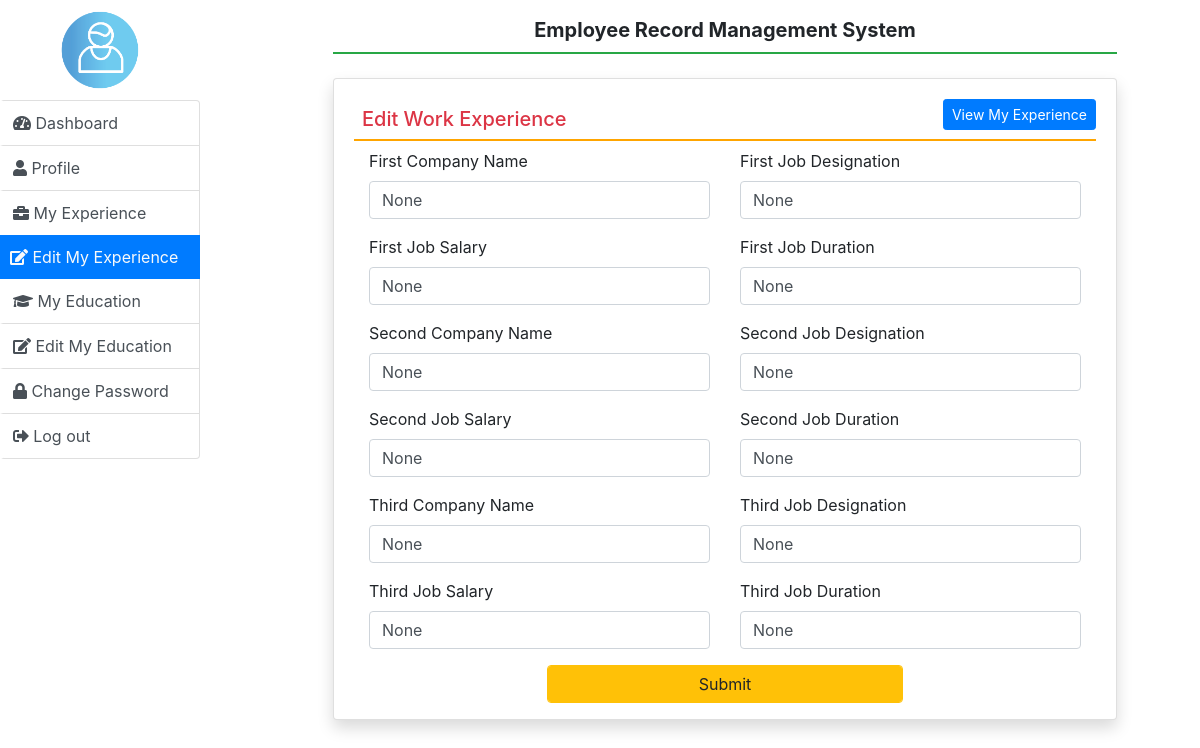
Screenshot of /edit_experience/ (signed in) with the database file from the repository.
### employee/models.py (models this page shows, shortened)
class EmployeeExperience(models.Model):
    user =models.ForeignKey(User, on_delete=models.CASCADE)
    company1name=models.CharField(max_length=100,null=True)
    comapny1desig=models.CharField(max_length=200,null=True)
    company1salary=models.CharField(max_length=100,null=True)
    comapny1duration=models.CharField(max_length=100, null=True)
    company2name=models.CharField(max_length=100,null=True)
    comapny2desig=models.CharField(max_length=200,null=True)
    company2salary=models.CharField(max_length=100,null=True)
    comapny2duration=models.CharField(max_length=100, null=True)
    company3name=models.CharField(max_length=100,null=True)
    comapny3desig=models.CharField(max_length=200,null=True)
    company3salary=models.CharField(max_length=100,null=True)
    comapny3duration=models.CharField(max_length=100, null=True)
    from django.db import models

### employee/views.py (the view, shortened to what this page needs)
# urls.py: path('edit_experience/',views.edit_experience, name="edit_experience"),
def edit_experience(request):
    error = ""
    user = request.user
    try:
        experience = EmployeeExperience.objects.get(user=user)
    except EmployeeExperience.DoesNotExist:
        error = "Experience not found for this user"
        return render(request, 'edit_experience.html', {'error': error})
    return render(request, 'edit_experience.html', {'experience': experience, 'error': error})

### employee/templates/edit_experience.html (shortened to what this page needs)
{% extends 'emp_base.html' %}
{% block content %}
<div class="card shadow m-2">
    <div class="card-body">
        <a href="{% url 'myexperience' %}" class="btn btn-primary float-right btn-sm mb-3">View My Experience</a>
        <h5 class="p-2 text-danger" style="border-bottom: 2px solid orange">Edit Work Experience</h5>
        <div class="container-fluid">
            <form action="" method="post">
                <div class="row">
                    <div class="col-md-6 mb-3">
                        <label for="company1name" class="form-label">First Company Name</label>
                        <input type="text" name="company1name" class="form-control" value="{{ experience.company1name }}">
                    </div>
                    <div class="col-md-6 mb-3">
                        <label for="comapny1desig" class="form-label">First Job Designation</label>
                        <input type="text" name="comapny1desig" class="form-control" value="{{ experience.comapny1desig }}">
                    </div>
                    <div class="col-md-6 mb-3">
                        <label for="company1salary" class="form-label">First Job Salary</label>
                        <input type="text" name="company1salary" class="form-control" value="{{ experience.company1salary }}">
                    </div>
                    <div class="col-md-6 mb-3">
                        <label for="comapny1duration" class="form-label">First Job Duration</label>
                        <input type="text" name="comapny1duration" class="form-control" value="{{ experience.comapny1duration }}">
                    </div>
                </div>
                <div class="row">
                    <div class="col-md-6 mb-3">
                        <label for="company2name" class="form-label">Second Company Name</label>
                        <input type="text" name="company2name" class="form-control" value="{{ experience.company2name }}">
                    </div>
                    <div class="col-md-6 mb-3">
                        <label for="comapny2desig" class="form-label">Second Job Designation</label>
                        <input type="text" name="comapny2desig" class="form-control" value="{{ experience.comapny2desig }}">
                    </div>
                    <div class="col-md-6 mb-3">
                        <label for="company2salary" class="form-label">Second Job Salary</label>
                        <input type="text" name="company2salary" class="form-control" value="{{ experience.company2salary }}">
                    </div>
                    <div class="col-md-6 mb-3">
                        <label for="comapny2duration" class="form-label">Second Job Duration</label>
                        <input type="text" name="comapny2duration" class="form-control" value="{{ experience.comapny2duration }}">
                    </div>
                </div>
                <div class="row">
                    <div class="col-md-6 mb-3">
                        <label for="company3name" class="form-label">Third Company Name</label>
                        <input type="text" name="company3name" class="form-control" value="{{ experience.company3name }}">
                    </div>
                    <div class="col-md-6 mb-3">
                        <label for="comapny3desig" class="form-label">Third Job Designation</label>
                        <input type="text" name="comapny3desig" class="form-control" value="{{ experience.comapny3desig }}">
                    </div>
                    <div class="col-md-6 mb-3">
                        <label for="company3salary" class="form-label">Third Job Salary</label>
                        <input type="text" name="company3salary" class="form-control" value="{{ experience.company3salary }}">
                    </div>
                    <div class="col-md-6 mb-3">
                        <label for="comapny3duration" class="form-label">Third Job Duration</label>
                        <input type="text" name="comapny3duration" class="form-control" value="{{ experience.comapny3duration }}">
                    </div>
                </div>
                <div class="text-center">
                    <input type="submit" value="Submit" class="btn btn-warning form-control w-50 mx-auto">
                </div>
            </form>
        </div>
    </div>
</div>
{% endblock %}

### employee/templates/emp_base.html (style rules this page uses)
.card-body { max-height: 80vh; overflow-y: auto; }

### rows the page displays
EmployeeExperience: company1name "None", comapny1desig "None", company1salary "None", comapny1duration "None", company2name "None", comapny2desig "None", company2salary "None", comapny2duration "None", company3name "None", comapny3desig "None", company3salary "None", comapny3duration "None"
